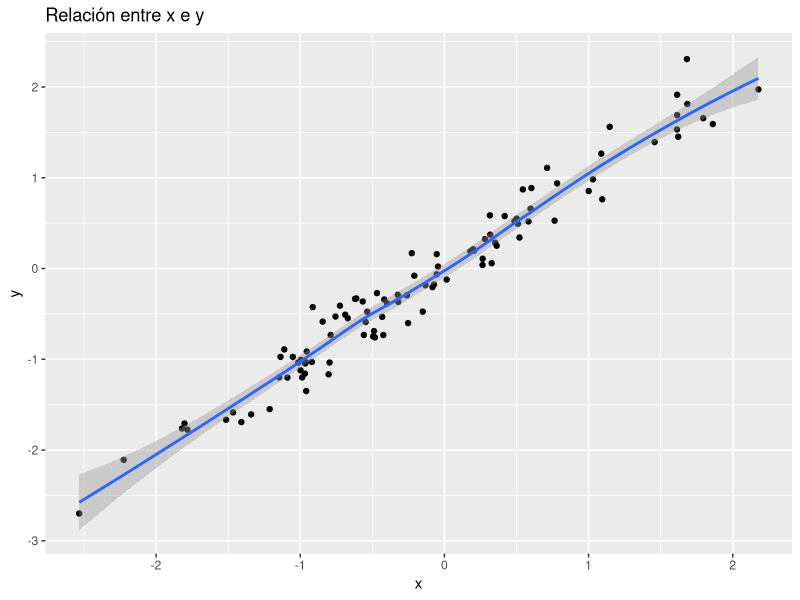

Reproduce this figure in R.
## ---- chunk 1
corr <- function(x, y){
  n <- length(x)
  res<-(sum(x*y)-sum(x)*sum(y)/n)/(sqrt(sum(x^2)-(sum(x)^2)/n)*sqrt(sum(y^2)-(sum(y)^2)/n))
  return(res)
  }
## ---- chunk 2
library(ggplot2)

n <- 100
x <- rnorm(n)
y <- x+rnorm(n)*0.2

datos<-as.data.frame(cbind(x,y))
## ---- chunk 3
print(as.data.frame(t(datos)))
ggplot(datos, aes(x, y) ) +
  geom_point() + geom_smooth(method = "loess") + 
  ggtitle("Relación entre x e y")
## ---- chunk 4
resultado <- corr(x,y)
resultado
